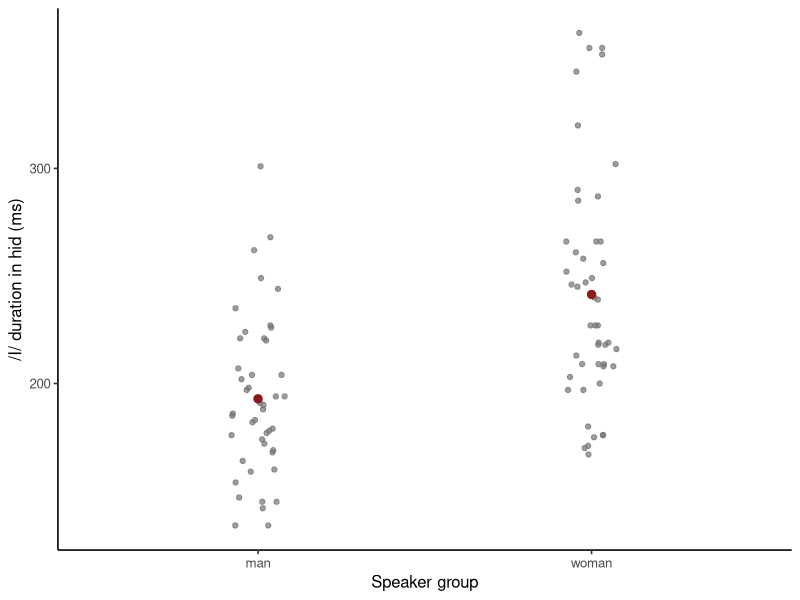

Reproduce this figure in R.
## ---- chunk 1
#| label: hillenbrand-welch
library(ggplot2)

vowels <- read.csv(
  "data/hillenbrand/vowels-complete.csv",
  stringsAsFactors = FALSE
)
hid <- subset(vowels, vowel == "I" & speaker_type %in% c("man", "woman"),
              select = c(speaker_id, speaker_type, duration_ms))
men <- subset(hid, speaker_type == "man")$duration_ms
women <- subset(hid, speaker_type == "woman")$duration_ms

v_m <- var(men) / length(men)
v_w <- var(women) / length(women)
estimate <- mean(men) - mean(women)
se <- sqrt(v_m + v_w)
df <- (v_m + v_w)^2 /
  (v_m^2 / (length(men) - 1L) + v_w^2 / (length(women) - 1L))
t_observed <- estimate / se
p_value <- 2 * pt(-abs(t_observed), df) # dqr-allow: symbolic-derivation
interval <- estimate + c(-1, 1) * qt(0.975, df) * se

check <- t.test(men, women, var.equal = FALSE)
stopifnot(
  abs(unname(check$statistic) - t_observed) < 1e-12,
  abs(unname(check$parameter) - df) < 1e-10
)

data.frame(
  men = length(men), women = length(women),
  mean_men_ms = mean(men), mean_women_ms = mean(women),
  difference_ms = estimate, se_ms = se, t = t_observed, df = df,
  p_value = p_value, lower_ms = interval[1], upper_ms = interval[2]
)
## ---- chunk 2
#| label: plot-hillenbrand-welch
#| fig-cap: "Raw /I/ durations for distinct adult speakers. Red points mark the group means."
group_means <- aggregate(duration_ms ~ speaker_type, data = hid, mean)

ggplot(hid, aes(speaker_type, duration_ms)) +
  geom_jitter(color = "grey45", alpha = 0.7, width = 0.08, height = 0, # dqr-allow: algorithm-setting
              seed = 20261018) +
  geom_point(data = group_means, color = "#8B1A1A", size = 2.5) +
  labs(x = "Speaker group", y = "/I/ duration in hid (ms)") +
  theme_classic(base_size = 12)
